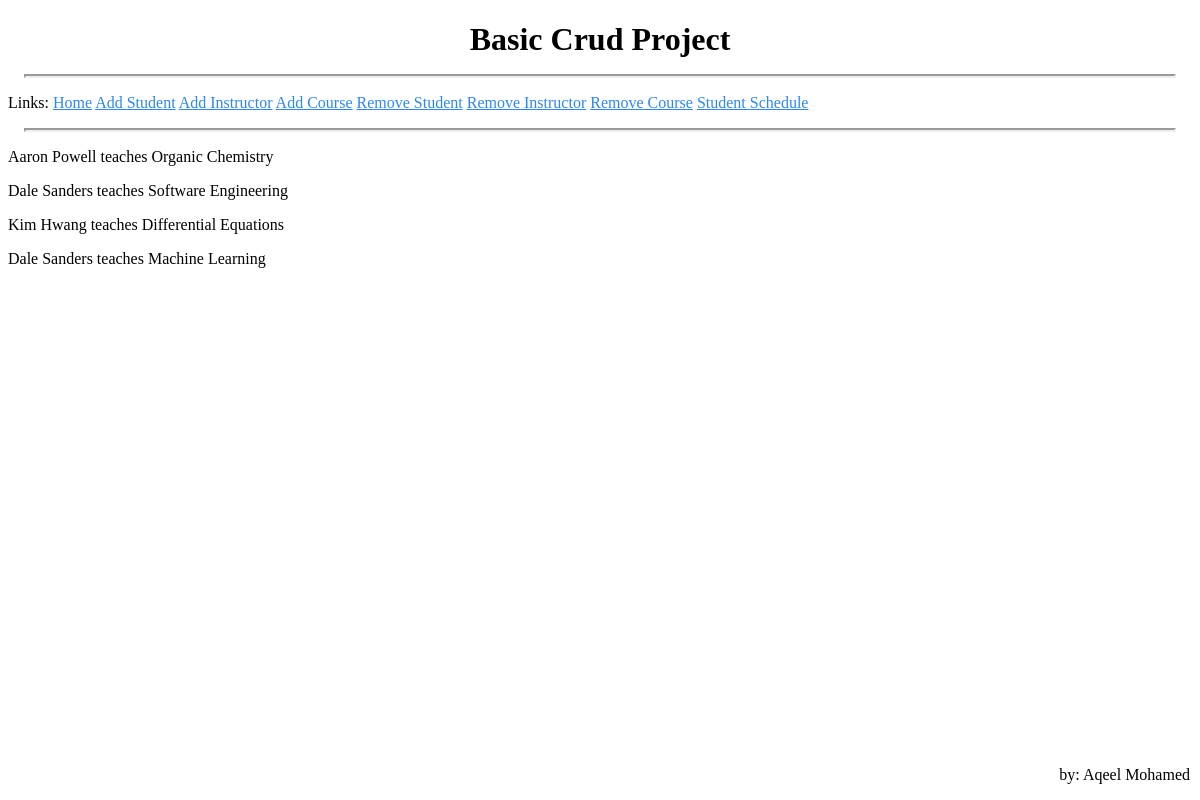
The app's page /schedule with its own data.
### app/models.py (models this page shows, shortened)
class Course(db.Model):
    course_id = db.Column(db.Integer, primary_key=True)
    instructor_id = db.Column(db.Integer, db.ForeignKey('instructor.instructor_id'))
    title = db.Column(db.String)

class Instructor(db.Model):
    instructor_id = db.Column(db.Integer, primary_key=True)
    name = db.Column(db.String)
    department = db.Column(db.String)

### app/routes.py (the view)
@app.route('/schedule')
def schedule():
    connection = sqlite3.connect("app.db")
    crsr = connection.cursor()
    crsr.execute("select instructor.name, course.title from instructor inner join course on course.instructor_id = instructor.instructor_id")
    return render_template('schedule.html', list=crsr.fetchall())

### app/templates/schedule.html
{% extends "base.html" %}
{% block content %}
    {% for teacher, class in list %}
    <div><p>  {{teacher}} teaches {{class}} </p></div>
    {% endfor %}
{% endblock %}

### records on screen
Course: name "Aaron Powell", title "Organic Chemistry"
Course: name "Dale Sanders", title "Software Engineering"
Course: name "Kim Hwang", title "Differential Equations"
Course: name "Dale Sanders", title "Machine Learning"
